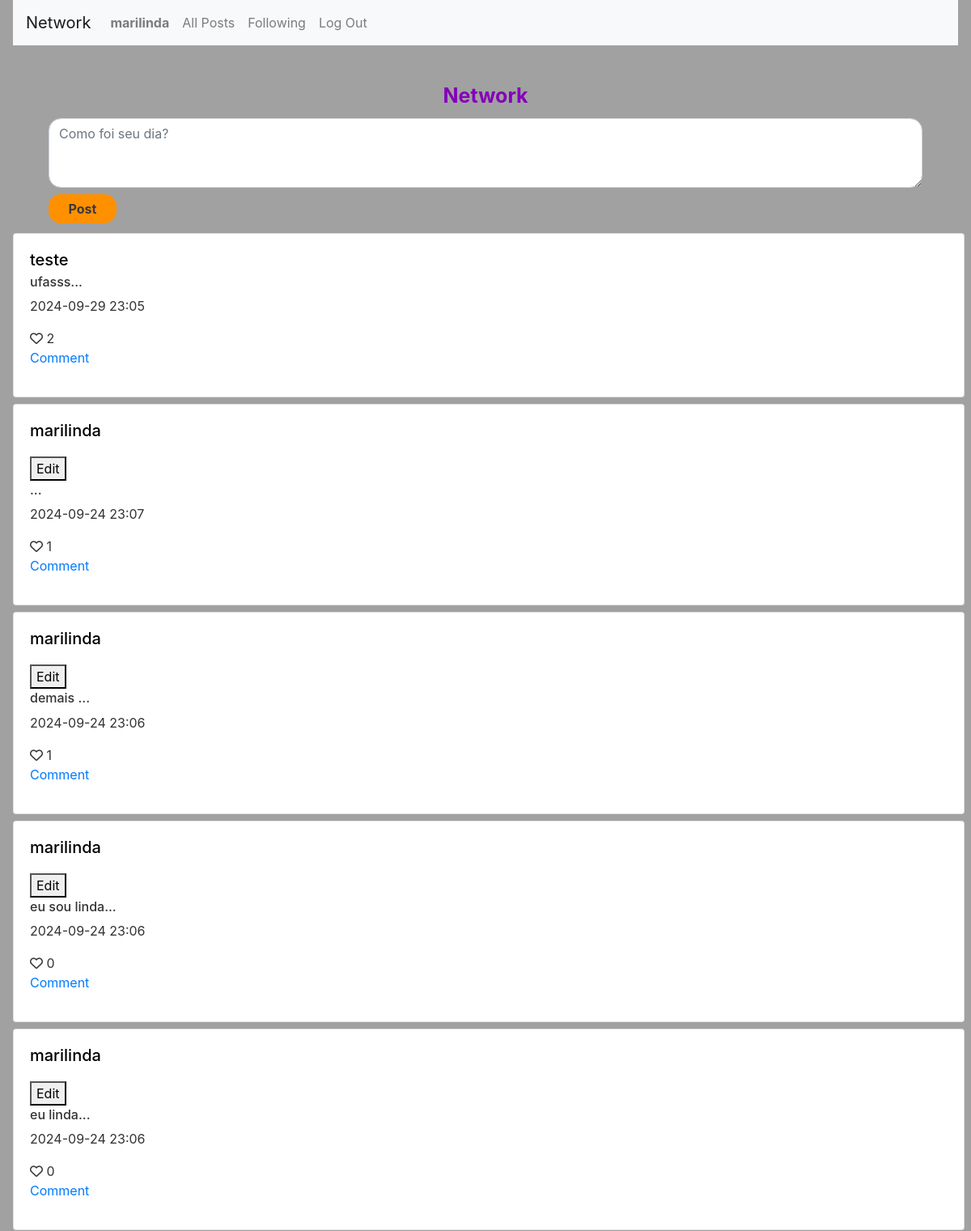
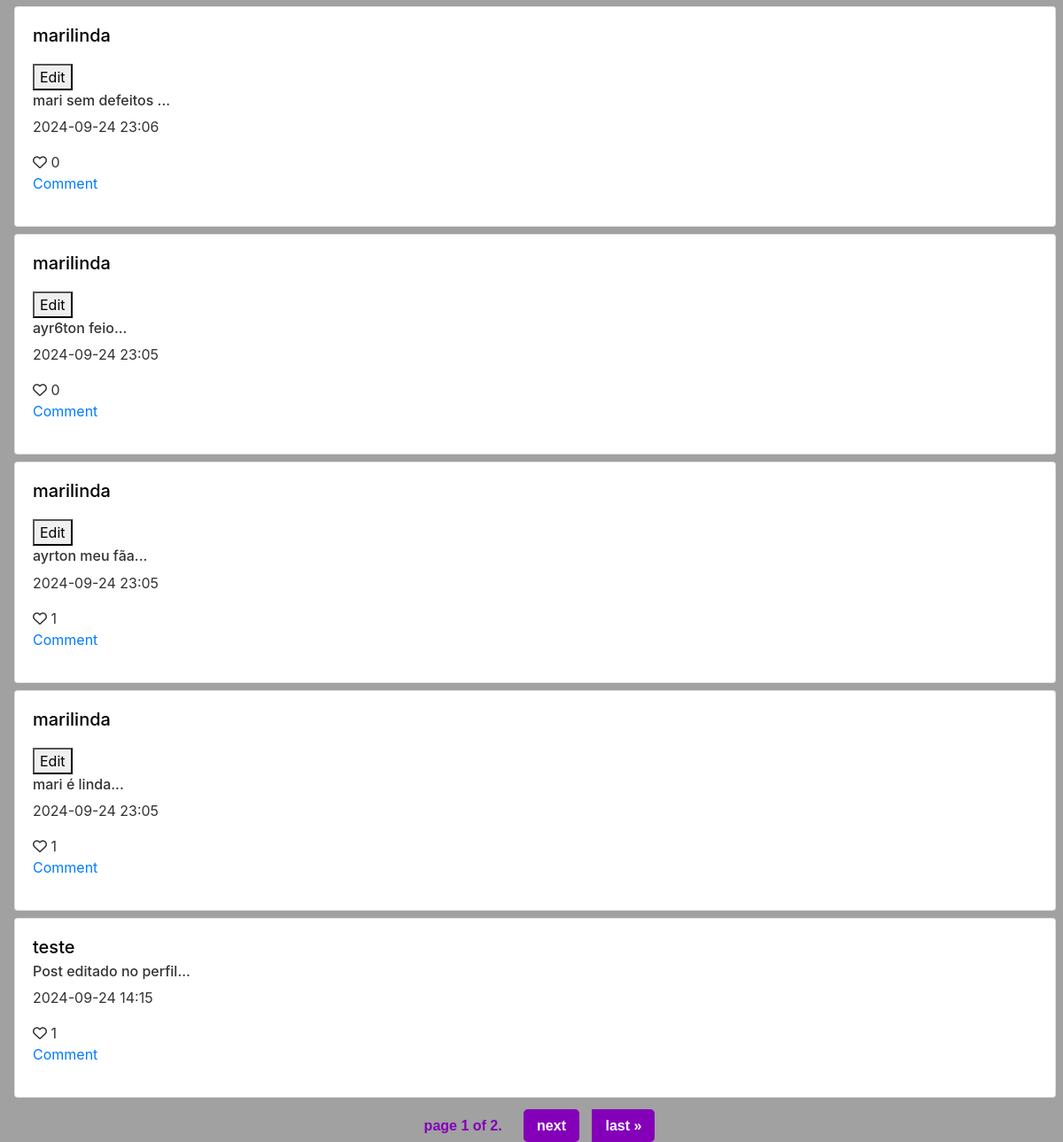
Page / (signed in) on the committed database (2 pictures, top to bottom).
### network/models.py (models this page shows, shortened)
class User(AbstractUser):
    following = models.ManyToManyField('self', related_name='followers', symmetrical=False)

class Post(models.Model):
    user = models.ForeignKey(User, related_name="posts",on_delete=models.CASCADE)
    content = models.TextField(max_length=500)
    created_at = models.DateTimeField(auto_now_add=True)
    like = models.ManyToManyField(User)

### network/views.py (the view)
# urls.py: path("", views.index, name="index"),
def index(request):
    posts = Post.objects.all().order_by('-created_at')
    for post in posts:
        post.user_has_liked = post.like.filter(id=request.user.id).exists();
    paginator = Paginator(posts, 10)
    page_number = request.GET.get('page')
    page_obj = paginator.get_page(page_number)
    return render(request, "network/index.html", {
        "posts": posts,
        "user": request.user,
        "page_obj": page_obj
    })

### network/templates/network/index.html (shortened to what this page needs)
{% extends "network/layout.html" %}
{% block body %}
    {% if user.is_authenticated %}
        <form action="{% url 'post' %}" method="post" class="mb-3 new-post-area">
            <label for="exampleFormControlTextarea1" class="form-label">Network</label>
            <textarea name="post_content" placeholder="Como foi seu dia?" class="form-control" id="exampleFormControlTextarea1" rows="3"></textarea>
            <button type="submit" class="btn btn-warning">Post</button>
        </form>
        {% if posts %}
            <div id="posts_index">
                {% for post in page_obj %}
                    <div class="card" style="margin-top: 1vh; width: 100%;">
                        <div class="card-body">
                            <h5 class="card-title"><a class="card-title" href="{% url 'profile' post.user.username %}">{{ post.user.username }}</a></h5>
                            {% if user.username == post.user.username %}
                                <button class="edit-post card-link" data-post-id="{{ post.id }}">Edit</button>
                            {% endif %}
                            <div id="content-area">
                                <h6 id="content_post{{ post.id }}" class="card-subtitle mb-2 text-body-secondary"> {{ post.content }}... </h6>
                            </div>
                            <p class="card-text"> {{ post.created_at|date:"Y-m-d H:i" }} </p>
                            <form id="like_submit" data-post-id="{{ post.id }}" action="{% url 'like_post' post.id %}" method="POST">
                                <button id="like_btn{{ post.id }}" class="like-btn">
                                    {% if post.user_has_liked %}
                                        <i id="like_icon{{ post.id }}" class="fa-solid fa-heart"></i>
                                    {% else %}
                                        <i id="like_icon{{ post.id }}" class="fa-regular fa-heart"></i>
                                    {% endif %}
                                    <span id="like_qtd{{ post.id }}">{{ post.like.count }}</span>
                                </button>
                            </form>
                            <a href="#" class="card-link"><p>Comment</p></a>
                        </div>
                    </div>
                {% endfor %}
                <div class="pagination">
                    <span class="step_links">
                        <span class="current">
                            page {{page_obj.number}} of {{ page_obj.paginator.num_pages }}.
                        </span>
                        {% if page_obj.has_next %}
                            <a href="?page={{ page_obj.next_page_number }}">next</a>
                            <a href="?page={{ page_obj.paginator.num_pages }}">last &raquo;</a>
                        {% endif %}
                    </span>
                </div>
            </div>
        {% endif %}
    {% endif %}
{% endblock %}

### network/templates/network/layout.html (shortened to what this page needs)
{% load static %}
<!DOCTYPE html>
<html lang="en">
    <head>
        <link rel="stylesheet" href="https://stackpath.bootstrapcdn.com/bootstrap/4.4.1/css/bootstrap.min.css">
        <link href="{% static 'network/css/styles.css' %}" rel="stylesheet">
    </head>
    <body>
        <nav class="navbar navbar-expand-lg navbar-light bg-light">
            <a class="navbar-brand color-logo" href="{% url 'index' %}">Network</a>
            <div>
              <ul class="navbar-nav mr-auto">
                {% if user.is_authenticated %}
                    <li class="nav-item">
                        <a class="nav-link" href="{% url 'profile' user.username %}"><strong>{{ user.username }}</strong></a>
                    </li>
                {% endif %}
                <li class="nav-item">
                  <a class="nav-link" href="{% url 'index' %}">All Posts</a>
                </li>
                {% if user.is_authenticated %}
                    <li class="nav-item">
                        <a class="nav-link" href="{% url 'following' %}">Following</a>
                    </li>
                    <li class="nav-item">
                        <a class="nav-link" href="{% url 'logout' %}">Log Out</a>
                    </li>
                {% endif %}
              </ul>
            </div>
          </nav>
        <div class="body">
            {% block body %}
            {% endblock %}
        </div>
    </body>
</html>

### network/static/network/css/styles.css (style rules this page uses)
body { background-color: #a1a1a1; color: #333; height: 100vh; margin: 0 2vh; }
.pagination { display: flex; justify-content: center; align-items: center; margin: 20px 0; font-family: Arial, sans-serif; }
.step_links a { color: white; background-color: #8400b8; padding: 10px 15px; margin: 0 5px; text-decoration: none; border-radius: 5px; font-weight: bold; transition: background-color 0.3s ease; }
.current { color: #8400b8; font-weight: bold; padding: 10px 15px; }
.pagination a:last-child { border-radius: 0 5px 5px 0; }

### network/static/network/css/index.css (style rules this page uses)
.new-post-area { background-color: #ff910000; border-radius: 15px; padding: 20px; margin: 2vw; height: 23vh; }
.new-post-area label { display: flex; justify-content: center; color: #8400b8; font-size: 25px; font-weight: 700; }
.form-control { border-radius: 15px; }
.btn { background-color: #ff9100; margin-top: 1vh; height: 4.5vh; width: 7vw; color: rgb(58, 58, 58); font-weight: 700; border: 0; border-radius: 15px; }
#posts_index { display: flex; flex-direction: column; height: 60vh; width: 98vw; }
.card-title { color: black; width: max-content; transition: transform 0.3s ease-in-out; }
.edit-post { margin: 1vh 0; }
.like-btn { all: unset; cursor: pointer; }

### rows in the picture
User: username "marilinda"
Post: user.username "teste", content "ufasss", created_at "2024-09-29 23:05", like.count "2"
Post: user.username "marilinda", created_at "2024-09-24 23:07", like.count "1"
Post: user.username "marilinda", content "demais", created_at "2024-09-24 23:06", like.count "1"
Post: user.username "marilinda", content "eu sou linda", created_at "2024-09-24 23:06", like.count "0"
Post: user.username "marilinda", content "eu linda", created_at "2024-09-24 23:06", like.count "0"
Post: user.username "marilinda", content "mari sem defeitos", created_at "2024-09-24 23:06", like.count "0"
Post: user.username "marilinda", content "ayr6ton feio", created_at "2024-09-24 23:05", like.count "0"
Post: user.username "marilinda", content "ayrton meu fãa", created_at "2024-09-24 23:05", like.count "1"
Post: user.username "marilinda", content "mari é linda", created_at "2024-09-24 23:05", like.count "1"
Post: user.username "teste", content "Post editado no perfil", created_at "2024-09-24 14:15", like.count "1"

### other values in the picture
{{ page_obj.number }} "1"
{{ page_obj.paginator.num_pages }} "2"
